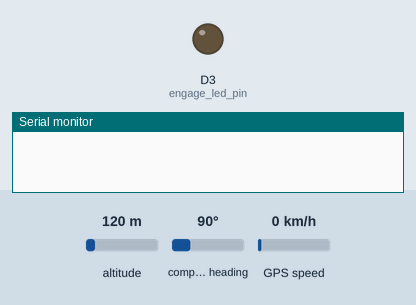
This sketch was run on a simulated ESP8266 (NodeMCU). On the bench: output pins drawn as LEDs (lit = HIGH), the last lines printed to the serial monitor. Inputs (shaded band) come from the test bench; at power-on: altitude 120 m, compass heading 90°, GPS speed 0 km/h. The GPS gets a fix after 3 s at 37.7749, -122.4194 with 8 satellites.

Above: at 0.1 s.
At 4.1 s:
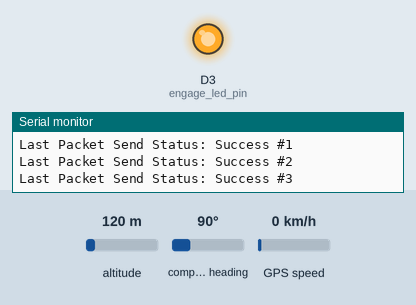
Timing chart, 0 to 5.6 s (numbered marks = the images above):
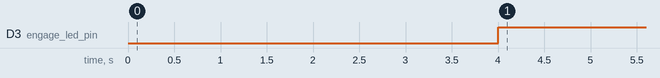

Measured:
- by itself, D3 (engage_led_pin): LOW → HIGH at 4.0 s

The sketch:

second_load_computer.ino
```cpp
#include <espnow.h>
#include <ESP8266WiFi.h>
#include <TinyGPSPlus.h>
#include <SoftwareSerial.h>

// REPLACE WITH RECEIVER MAC Address
uint8_t espAddress[] = { 0xD8, 0xBC, 0x38, 0xF9, 0xC9, 0x8C };

static const int RXPin = D7, TXPin = D2;
const int engage_led_pin = D3;
static const uint32_t GPSBaud = 9600;
bool onblink = true;
long blink_interval;

TinyGPSPlus gps;
SoftwareSerial ss(RXPin, TXPin);

typedef struct struct_message {
  float longitude;
  float latitude;
  float altitude;
} struct_message;

// Create a struct_message called myData
struct_message myData;

unsigned long lastTime = 0;
unsigned long previousMillis  = 0;
int counter = 0;
unsigned long timerDelay = 1000;  // send readings timer
int ledState = LOW;

// Callback when data is sent
void OnDataSent(uint8_t *mac_addr, uint8_t sendStatus) {
  Serial.print("Last Packet Send Status: ");
  if (sendStatus == 0) {
    Serial.print("Success #");
    Serial.println(counter);
  } else {
    Serial.print("Fail #");
    Serial.println(counter);
  }
  counter++;
}

void setup() {
  // Init Serial Monitor
  Serial.begin(9600);
  while (!Serial) {
    delay(100000);
  }
  pinMode(engage_led_pin, OUTPUT);
  digitalWrite(engage_led_pin, LOW);
  //Init ESP-NOW:
  WiFi.mode(WIFI_STA);
  //esp_wifi_set_protocol(WIFI_STA, WIFI_PROTOCOL_LR);
  if (esp_now_init() != 0) {
    Serial.println("Error initializing ESP-NOW");
    return;
  }
  esp_now_set_self_role(ESP_NOW_ROLE_CONTROLLER);
  esp_now_register_send_cb(OnDataSent);
  esp_now_add_peer(espAddress, ESP_NOW_ROLE_SLAVE, 1, NULL, 0);

  myData.latitude = 1.234;
  myData.longitude = -5.678;
  myData.altitude = 2000.789;
  //Init GPS:
  ss.begin(GPSBaud);
}

void loop() {
  if ((millis() - lastTime) >= timerDelay) {
    // Set values to send
    if (gps.location.isValid()) {
      myData.latitude = gps.location.lat();
      myData.longitude = gps.location.lng();
      myData.altitude = gps.altitude.meters();
      digitalWrite(engage_led_pin, HIGH);
    } else if(gps.charsProcessed() < 10){
      Serial.println("EFE");
    }
    esp_now_send(espAddress, (uint8_t *)&myData, sizeof(myData));
    lastTime = millis();
  }
  while (ss.available()) {
    gps.encode(ss.read());
  }
}
```
